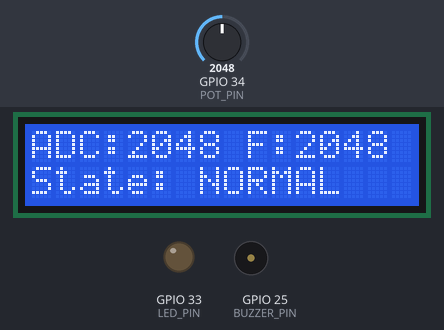
Recording of a sketch running on a simulated ESP32. On the bench: 16×2 character LCD, output pins drawn as LEDs (lit = HIGH), buzzer (waves = sounding, pin HIGH). Inputs (shaded band) come from the test bench; at power-on: GPIO 34 (POT_PIN) = 2048 (analog values on the 0–4095 scale). What the sketch prints to the serial monitor is not drawn.

Above: at 2.2 s.
2.3 s: GPIO 34 (POT_PIN) set to 2493
At 3.6 s:
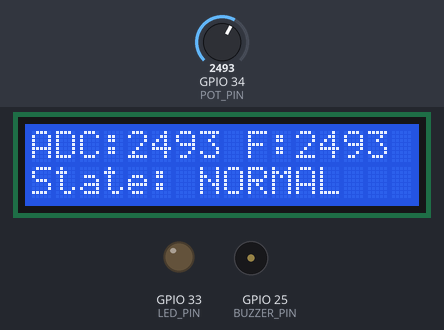
4.1 s: GPIO 34 (POT_PIN) set to 2594
At 5.0 s:
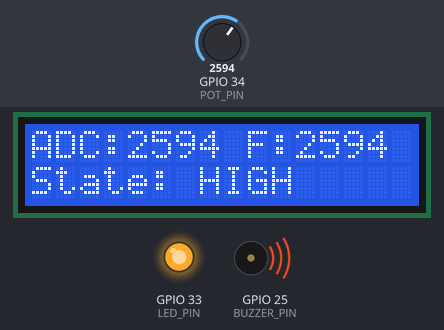
6.1 s: GPIO 34 (POT_PIN) set to 2504
At 7.8 s:
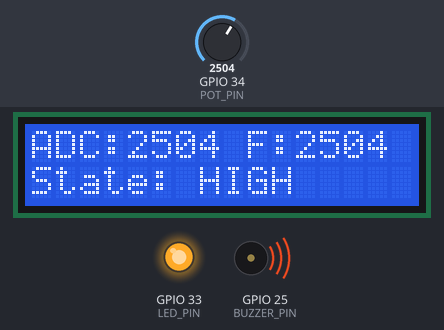
8.1 s: GPIO 34 (POT_PIN) set to 2424
At 9.4 s:
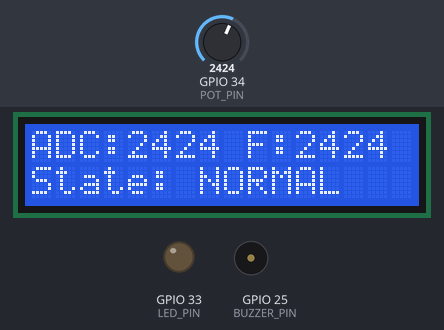
Timing chart, 0 to 11.1 s (numbered marks = the images above; inputs shaded):
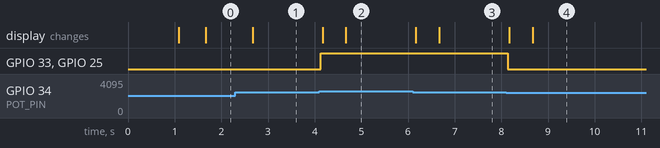

Measured:
- the behaviour switches between 2564 and 2565 on GPIO 34 (POT_PIN) (found by bisection; images 1 and 2)
- the behaviour switches between 2451 and 2450 on GPIO 34 (POT_PIN) (found by bisection; images 3 and 4)
- after the input at 2.3 s, the display: changes after 0.37 s (image 1)
- after the input at 4.1 s, GPIO 33 (LED_PIN), GPIO 25 (BUZZER_PIN): LOW → HIGH at once; the display: first changes after 0.07 s (image 2 shows a later state)
- after the input at 6.1 s, the display: first changes after 0.07 s (image 3 shows a later state)
- after the input at 8.1 s, GPIO 33 (LED_PIN), GPIO 25 (BUZZER_PIN): HIGH → LOW at once; the display: first changes after 0.07 s (image 4 shows a later state)

The sketch:

firmware_code.ino
```cpp
#include <Wire.h>
#include <LiquidCrystal_I2C.h>

// CalibraSense Pro - ESP32-WROOM
// Verify the LCD I2C address (0x27 or 0x3F) before use.

const int POT_PIN    = 34;
const int LED_PIN    = 33;
const int BUZZER_PIN = 25;  // Move buzzer signal wire from GPIO34
const int LCD_SDA    = 23;
const int LCD_SCL    = 21;

const int ADC_MAX = 4095;
const int SAMPLE_COUNT = 20;
const unsigned long LOG_INTERVAL_MS = 500;

// Candidate thresholds derived from observed data.
// Validate them with controlled potentiometer tests.
const float LOWER_THRESHOLD = 2450.0;
const float UPPER_THRESHOLD = 2565.0;

LiquidCrystal_I2C lcd(0x27, 16, 2);

enum SystemState { NORMAL, HIGH_STATE };
SystemState state = NORMAL;

unsigned long lastLogTime = 0;
unsigned long stateStartTime = 0;
unsigned long eventCount = 0;

float filteredADC = 0.0;
bool filterInitialized = false;

const char* stateName() {
  return state == HIGH_STATE ? "HIGH" : "NORMAL";
}

void updateOutputs() {
  digitalWrite(LED_PIN, state == HIGH_STATE ? HIGH : LOW);
  digitalWrite(BUZZER_PIN, state == HIGH_STATE ? HIGH : LOW);
}

void updateLCD(float rawADC) {
  lcd.setCursor(0, 0);
  lcd.print("ADC:");
  lcd.print((int)rawADC);
  lcd.print(" F:");
  lcd.print((int)filteredADC);
  lcd.print("   ");

  lcd.setCursor(0, 1);
  lcd.print("State: ");
  lcd.print(stateName());
  lcd.print("        ");
}

void setup() {
  pinMode(LED_PIN, OUTPUT);
  pinMode(BUZZER_PIN, OUTPUT);
  pinMode(POT_PIN, INPUT);

  digitalWrite(LED_PIN, LOW);
  digitalWrite(BUZZER_PIN, LOW);

  Serial.begin(115200);
  analogReadResolution(12);

  // SDA = GPIO23, SCL = GPIO21
  Wire.begin(LCD_SDA, LCD_SCL);
  lcd.init();
  lcd.backlight();
  lcd.setCursor(0, 0);
  lcd.print("CalibraSense");
  lcd.setCursor(0, 1);
  lcd.print("Initializing");

  stateStartTime = millis();
  delay(1000);
  lcd.clear();

  // CSV header: use Serial Monitor at 115200 baud.
  Serial.println(
    "Time_ms,Raw_ADC,Filtered_ADC,State,LED,Buzzer,"
    "EventCount,Duration_ms,EventMarker"
  );

  lastLogTime = millis();
}

void loop() {
  unsigned long now = millis();

  if (now - lastLogTime < LOG_INTERVAL_MS) {
    return;
  }

  lastLogTime = now;

  // Read a batch of samples.
  long sum = 0;
  int rawADC = 0;

  for (int i = 0; i < SAMPLE_COUNT; i++) {
    rawADC = analogRead(POT_PIN);
    sum += rawADC;
    delay(2);
  }

  // Average of 20 ADC samples.
  float averageADC = (float)sum / SAMPLE_COUNT;

  // Use the batch average as the filtered measurement.
  filteredADC = averageADC;
  filterInitialized = true;

  // Hysteresis state machine.
  SystemState previousState = state;

  if (state == NORMAL && filteredADC >= UPPER_THRESHOLD) {
    state = HIGH_STATE;
  } else if (state == HIGH_STATE &&
             filteredADC <= LOWER_THRESHOLD) {
    state = NORMAL;
  }

  String eventMarker = "";

  if (state != previousState) {
    eventCount++;
    unsigned long duration = now - stateStartTime;

    eventMarker = (state == HIGH_STATE) ? "START" : "END";
    stateStartTime = now;
  }

  updateOutputs();
  updateLCD(rawADC);

  unsigned long duration = now - stateStartTime;

  // CSV row. Open Serial Monitor at 115200 baud.
  Serial.print(now);
  Serial.print(",");
  Serial.print(rawADC);
  Serial.print(",");
  Serial.print(filteredADC, 1);
  Serial.print(",");
  Serial.print(stateName());
  Serial.print(",");
  Serial.print(state == HIGH_STATE ? "ON" : "OFF");
  Serial.print(",");
  Serial.print(state == HIGH_STATE ? "ON" : "OFF");
  Serial.print(",");
  Serial.print(eventCount);
  Serial.print(",");
  Serial.print(duration);
  Serial.print(",");
  Serial.println(eventMarker);
}
```
